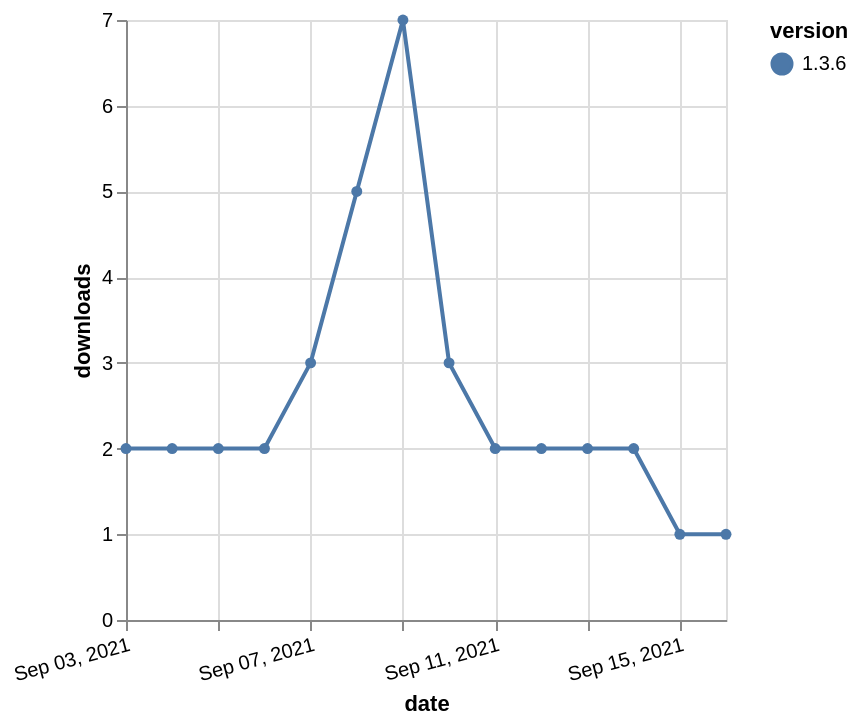

Express this chart as Vega-Lite.
### Vega-Lite specification from a JSON file in a GitHub repository (floating-point values rounded to 4 significant figures)
{"$schema": "https://vega.github.io/schema/vega-lite/v5.json", "description": "A simple bar chart with embedded data.", "data": {"values": [{"date": "2021-09-03", "total": 7417, "delta": 2, "version": "1.3.6"}, {"date": "2021-09-04", "total": 7419, "delta": 2, "version": "1.3.6"}, {"date": "2021-09-05", "total": 7421, "delta": 2, "version": "1.3.6"}, {"date": "2021-09-06", "total": 7423, "delta": 2, "version": "1.3.6"}, {"date": "2021-09-07", "total": 7426, "delta": 3, "version": "1.3.6"}, {"date": "2021-09-08", "total": 7431, "delta": 5, "version": "1.3.6"}, {"date": "2021-09-09", "total": 7438, "delta": 7, "version": "1.3.6"}, {"date": "2021-09-10", "total": 7441, "delta": 3, "version": "1.3.6"}, {"date": "2021-09-11", "total": 7443, "delta": 2, "version": "1.3.6"}, {"date": "2021-09-12", "total": 7445, "delta": 2, "version": "1.3.6"}, {"date": "2021-09-13", "total": 7447, "delta": 2, "version": "1.3.6"}, {"date": "2021-09-14", "total": 7449, "delta": 2, "version": "1.3.6"}, {"date": "2021-09-15", "total": 7450, "delta": 1, "version": "1.3.6"}, {"date": "2021-09-16", "total": 7451, "delta": 1, "version": "1.3.6"}]}, "width": "container", "mark": {"type": "line", "point": {"filled": true}}, "encoding": {"x": {"field": "date", "type": "temporal", "timeUnit": "yearmonthdate", "title": "date", "axis": {"labelAngle": -15}}, "y": {"field": "delta", "type": "quantitative", "title": "downloads"}, "color": {"field": "version", "type": "nominal"}, "tooltip": {"field": "delta"}}}
